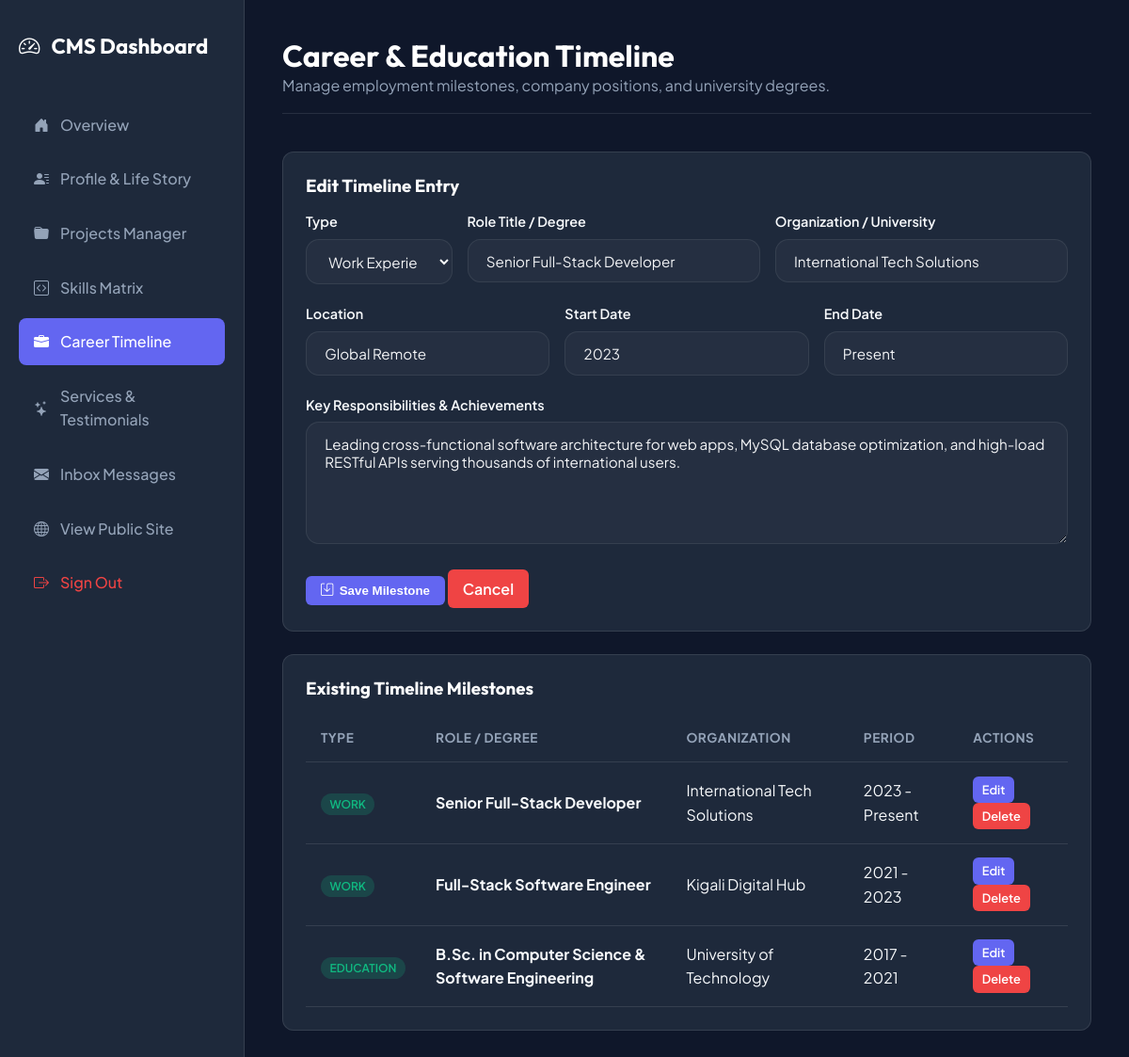
/admin/experience.php?action=edit&id=1 (signed in), run on the app's committed database.
### tables this page shows
CREATE TABLE IF NOT EXISTS experiences (
    id INT AUTO_INCREMENT PRIMARY KEY,
    type ENUM('work', 'education') DEFAULT 'work',
    role_title VARCHAR(120) NOT NULL,
    organization VARCHAR(120) NOT NULL,
    location VARCHAR(100),
    start_date VARCHAR(30) NOT NULL,
    end_date VARCHAR(30) DEFAULT 'Present',
    is_current TINYINT(1) DEFAULT 0,
    description TEXT NOT NULL,
    sort_order INT DEFAULT 0
);

### includes/functions.php (called while the page is built, shortened)
<?php
function sanitize($data) {
    return htmlspecialchars(trim($data), ENT_QUOTES, 'UTF-8');
}

### admin/experience.php (the view, shortened to what this page needs)
<?php
require_once __DIR__ . '/../includes/functions.php';
$db = getDB();
$editExp = null;
if (isset($_GET['action']) && $_GET['action'] === 'edit' && isset($_GET['id'])) {
    $stmt = $db->prepare("SELECT * FROM experiences WHERE id = ?");
    $stmt->execute([(int)$_GET['id']]);
    $editExp = $stmt->fetch();
}
$expStmt = $db->query("SELECT * FROM experiences ORDER BY sort_order ASC, id DESC");
$experiences = $expStmt->fetchAll();
?>
<!DOCTYPE html>
<html lang="en">
<head>
    <link rel="stylesheet" href="../assets/css/style.css">
    <link rel="stylesheet" href="../assets/css/admin.css">
</head>
<body class="admin-body">
    <aside class="admin-sidebar">
        <div class="admin-brand"><i class="bi bi-speedometer2"></i> CMS Dashboard</div>
        <ul class="admin-nav">
            <li><a href="index.php"><i class="bi bi-house-door-fill"></i> Overview</a></li>
            <li><a href="profile.php"><i class="bi bi-person-lines-fill"></i> Profile & Life Story</a></li>
            <li><a href="projects.php"><i class="bi bi-folder-fill"></i> Projects Manager</a></li>
            <li><a href="skills.php"><i class="bi bi-code-square"></i> Skills Matrix</a></li>
            <li><a href="experience.php" class="active"><i class="bi bi-briefcase-fill"></i> Career Timeline</a></li>
            <li><a href="services.php"><i class="bi bi-stars"></i> Services & Testimonials</a></li>
            <li><a href="messages.php"><i class="bi bi-envelope-fill"></i> Inbox Messages</a></li>
            <li style="margin-top: auto;"><a href="../index.php" target="_blank"><i class="bi bi-globe"></i> View Public Site</a></li>
            <li><a href="logout.php" style="color: #ef4444;"><i class="bi bi-box-arrow-right"></i> Sign Out</a></li>
        </ul>
    </aside>
    <main class="admin-main">
        <div class="admin-header">
            <div>
                <h1>Career & Education Timeline</h1>
                <p style="color: var(--admin-muted);">Manage employment milestones, company positions, and university degrees.</p>
            </div>
        </div>
        <div class="admin-card">
            <h3><?php echo $editExp ? 'Edit Timeline Entry' : 'Add New Career / Education Milestone'; ?></h3>
            <form method="POST" action="experience.php" style="margin-top: 1rem;">
                <div style="display: grid; grid-template-columns: 1fr 2fr 2fr; gap: 1rem;">
                    <div class="form-group">
                        <label class="form-label">Type</label>
                        <select name="type" class="form-control">
                            <option value="work" <?php echo ($editExp['type'] ?? '') === 'work' ? 'selected' : ''; ?>>Work Experience</option>
                        </select>
                    </div>
                    <div class="form-group">
                        <label class="form-label">Role Title / Degree</label>
                        <input type="text" name="role_title" class="form-control" placeholder="Senior Full-Stack Developer" value="<?php echo sanitize($editExp['role_title'] ?? ''); ?>" required>
                    </div>
                    <div class="form-group">
                        <label class="form-label">Organization / University</label>
                        <input type="text" name="organization" class="form-control" placeholder="International Tech Solutions" value="<?php echo sanitize($editExp['organization'] ?? ''); ?>" required>
                    </div>
                </div>
                <div style="display: grid; grid-template-columns: 1fr 1fr 1fr; gap: 1rem;">
                    <div class="form-group">
                        <label class="form-label">Location</label>
                        <input type="text" name="location" class="form-control" placeholder="Kigali, Rwanda / Remote" value="<?php echo sanitize($editExp['location'] ?? ''); ?>">
                    </div>
                    <div class="form-group">
                        <label class="form-label">Start Date</label>
                        <input type="text" name="start_date" class="form-control" placeholder="2022" value="<?php echo sanitize($editExp['start_date'] ?? ''); ?>" required>
                    </div>
                    <div class="form-group">
                        <label class="form-label">End Date</label>
                        <input type="text" name="end_date" class="form-control" placeholder="Present" value="<?php echo sanitize($editExp['end_date'] ?? 'Present'); ?>">
                    </div>
                </div>
                <div class="form-group">
                    <label class="form-label">Key Responsibilities & Achievements</label>
                    <textarea name="description" class="form-control" rows="3" required><?php echo sanitize($editExp['description'] ?? ''); ?></textarea>
                </div>
                <button type="submit" class="admin-btn admin-btn-primary"><i class="bi bi-save"></i> Save Milestone</button>
                <?php if ($editExp): ?>
                    <a href="experience.php" class="admin-btn admin-btn-danger">Cancel</a>
                <?php endif; ?>
            </form>
        </div>
        <div class="admin-card">
            <h3>Existing Timeline Milestones</h3>
            <div class="table-responsive">
                <table class="admin-table">
                    <thead>
                        <tr>
                            <th>Type</th>
                            <th>Role / Degree</th>
                            <th>Organization</th>
                            <th>Period</th>
                            <th>Actions</th>
                        </tr>
                    </thead>
                    <tbody>
                        <?php foreach ($experiences as $ex): ?>
                            <tr>
                                <td><span class="badge-status badge-read"><?php echo strtoupper(sanitize($ex['type'])); ?></span></td>
                                <td><strong><?php echo sanitize($ex['role_title']); ?></strong></td>
                                <td><?php echo sanitize($ex['organization']); ?></td>
                                <td><?php echo sanitize($ex['start_date']); ?> - <?php echo sanitize($ex['end_date']); ?></td>
                                <td>
                                    <a href="experience.php?action=edit&id=<?php echo $ex['id']; ?>" class="admin-btn admin-btn-primary admin-btn-sm">Edit</a>
                                    <a href="experience.php?action=delete&id=<?php echo $ex['id']; ?>" onclick="return confirm('Delete this timeline item?');" class="admin-btn admin-btn-danger admin-btn-sm">Delete</a>
                                </td>
                            </tr>
                        <?php endforeach; ?>
                    </tbody>
                </table>
            </div>
        </div>
    </main>
</body>
</html>

### assets/css/style.css (style rules this page uses)
:root { --bg-primary: #0a0d14; --bg-secondary: #121824; --bg-card: rgba(18, 24, 38, 0.7); --bg-glass: rgba(255, 255, 255, 0.03); --border-color: rgba(255, 255, 255, 0.08); --border-hover: rgba(99, 102, 241, 0.4); --text-main: #f3f4f6; --text-muted: #9ca3af; --text-heading: #ffffff; --accent-indigo: #6366f1; --accent-cyan: #06b6d4; --accent-purple: #8b5cf6; --accent-emerald: #10b981; --gradient-primary: linear-gradient(135deg, #6366f1 0%, #8b5cf6 50%, #06b6d4 100%); --gradient-card: linear-gradient(180deg, rgba(255, 255, 255, 0.05) 0%, rgba(255, 255, 255, 0.01) 100%); --gradient-glow: radial-gradient(circle at 50% 0%, rgba(99, 102, 241, 0.15), transparent 70%); --font-heading: 'Outfit', sans-serif; --font-body: 'Plus Jakarta Sans', sans-serif; --font-code: 'Fira Code', monospace; --radius-sm: 8px; --radius-md: 14px; --radius-lg: 24px; --radius-full: 9999px; --shadow-glass: 0 8px 32px 0 rgba(0, 0, 0, 0.37); --shadow-glow: 0 0 25px rgba(99, 102, 241, 0.3); --transition: all 0.3s cubic-bezier(0.4, 0, 0.2, 1); }
*, *::before, *::after { box-sizing: border-box; margin: 0; padding: 0; }
html { scroll-behavior: smooth; font-size: 16px; }
body { background-color: var(--bg-primary); color: var(--text-main); font-family: var(--font-body); line-height: 1.6; overflow-x: hidden; transition: background-color 0.3s ease, color 0.3s ease; }
h1, h2, h3, h4, h5, h6 { font-family: var(--font-heading); color: var(--text-heading); font-weight: 700; line-height: 1.2; }
a { color: var(--accent-indigo); text-decoration: none; transition: var(--transition); }
.form-group { margin-bottom: 1.25rem; }
.form-label { display: block; font-size: 0.9rem; font-weight: 600; margin-bottom: 0.4rem; }
.form-control { width: 100%; background: var(--bg-glass); border: 1px solid var(--border-color); border-radius: var(--radius-md); padding: 0.8rem 1.2rem; color: var(--text-main); font-family: var(--font-body); font-size: 0.95rem; outline: none; transition: var(--transition); }
textarea.form-control { min-height: 130px; resize: vertical; }

### assets/css/admin.css (style rules this page uses)
:root { --admin-bg: #0f172a; --admin-sidebar: #1e293b; --admin-card: #1e293b; --admin-border: rgba(255, 255, 255, 0.1); --admin-text: #f8fafc; --admin-muted: #94a3b8; --admin-accent: #6366f1; }
body.admin-body { background-color: var(--admin-bg); color: var(--admin-text); font-family: 'Plus Jakarta Sans', sans-serif; display: flex; min-height: 100vh; margin: 0; }
.admin-sidebar { width: 260px; background: var(--admin-sidebar); border-right: 1px solid var(--admin-border); padding: 2rem 1.25rem; display: flex; flex-direction: column; }
.admin-brand { font-family: 'Outfit', sans-serif; font-size: 1.4rem; font-weight: 700; margin-bottom: 2.5rem; color: #ffffff; display: flex; align-items: center; gap: 0.75rem; }
.admin-nav { list-style: none; padding: 0; margin: 0; display: flex; flex-direction: column; gap: 0.5rem; }
.admin-nav a { display: flex; align-items: center; gap: 0.75rem; padding: 0.75rem 1rem; color: var(--admin-muted); border-radius: 8px; text-decoration: none; font-weight: 500; transition: all 0.2s ease; }
.admin-nav a:hover, .admin-nav a.active { background: var(--admin-accent); color: #ffffff; }
.admin-main { flex: 1; padding: 2.5rem; overflow-y: auto; }
.admin-header { display: flex; justify-content: space-between; align-items: center; margin-bottom: 2.5rem; padding-bottom: 1rem; border-bottom: 1px solid var(--admin-border); }
.admin-card { background: var(--admin-card); border: 1px solid var(--admin-border); border-radius: 12px; padding: 1.5rem; margin-bottom: 1.5rem; }
.table-responsive { width: 100%; overflow-x: auto; }
.admin-table { width: 100%; border-collapse: collapse; margin-top: 1rem; }
.admin-table th, .admin-table td { padding: 0.9rem 1rem; text-align: left; border-bottom: 1px solid var(--admin-border); }
.admin-table th { color: var(--admin-muted); font-size: 0.85rem; text-transform: uppercase; letter-spacing: 0.5px; }
.badge-status { padding: 0.25rem 0.6rem; border-radius: 20px; font-size: 0.75rem; font-weight: 600; }
.badge-read { background: rgba(16, 185, 129, 0.2); color: #10b981; }
.admin-btn { padding: 0.5rem 1rem; border-radius: 6px; border: none; cursor: pointer; font-weight: 600; text-decoration: none; display: inline-flex; align-items: center; gap: 0.4rem; }
.admin-btn-primary { background: var(--admin-accent); color: #ffffff; }
.admin-btn-danger { background: #ef4444; color: #ffffff; }
.admin-btn-sm { padding: 0.25rem 0.6rem; font-size: 0.8rem; }

### data on the page
experiences: type "Work Experience", role_title "Senior Full-Stack Developer", organization "International Tech Solutions", location "Global Remote", start_date "2023", end_date "Present", description "Leading cross-functional software architecture for web apps, MySQL database optimization, and high-load RESTful APIs serving thousands of international users.", type "WORK"
experiences: type "WORK", role_title "Full-Stack Software Engineer", organization "Kigali Digital Hub", start_date "2021", end_date "2023"
experiences: type "EDUCATION", role_title "B.Sc. in Computer Science & Software Engineering", organization "University of Technology", start_date "2017", end_date "2021"
